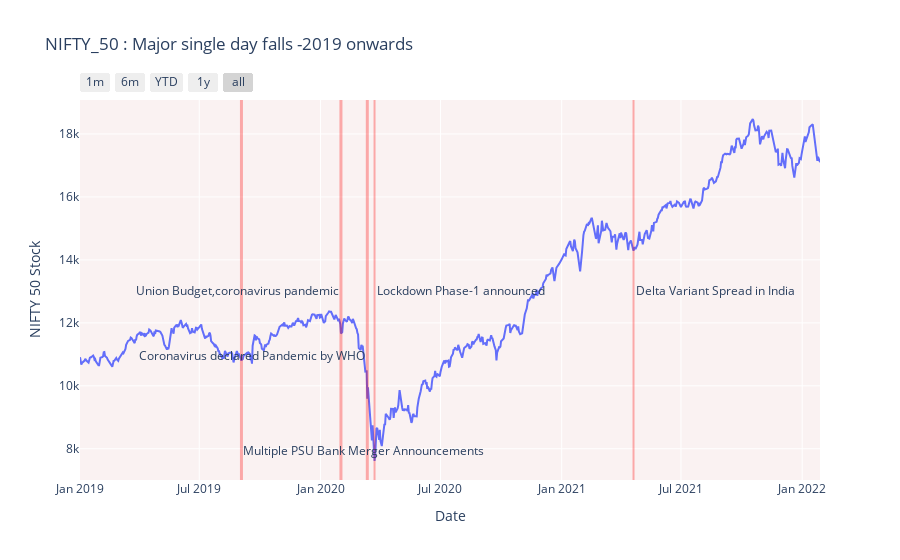

Here is the notebook cell this chart was saved with:
### Code cell
fig = px.line(nifty_50_2019, x='Date', y='Close', title='Time Series with Range Slider and Selectors')

fig.update_xaxes(
    rangeslider_visible=False,
    rangeselector=dict(
        buttons=list([
            dict(count=1, label="1m", step="month", stepmode="backward"),
            dict(count=6, label="6m", step="month", stepmode="backward"),
            dict(count=1, label="YTD", step="year", stepmode="todate"),
            dict(count=1, label="1y", step="year", stepmode="backward"),
            dict(step="all")
        ])
    )
)

fig.update_layout(plot_bgcolor='rgb(250, 242, 242)',
    title='NIFTY_50 : Major single day falls -2019 onwards',
    yaxis_title='NIFTY 50 Stock',
    shapes = [dict(x0='2021-04-20', x1='2021-04-20', y0=0, y1=1, xref='x', yref='paper', line_width=2,opacity=0.3,line_color='red',editable=False),
        dict(x0='2020-03-23', x1='2020-03-23', y0=0, y1=1, xref='x', yref='paper', line_width=2,opacity=0.3,line_color='red',editable=False),
             dict(x0='2019-09-3', x1='2019-09-3', y0=0, y1=1, xref='x', yref='paper',line_width=3,opacity=0.3,line_color='red'),
             dict(x0='2020-02-1', x1='2020-02-1', y0=0, y1=1, xref='x', yref='paper',line_width=3,opacity=0.3,line_color='red'),
             dict(x0='2020-03-12', x1='2020-03-12', y0=0, y1=1, xref='x', yref='paper',line_width=3,opacity=0.3,line_color='red')],
    annotations=[dict(x='2021-04-20', y=0.5, xref='x', yref='paper',
                    showarrow=False, xanchor='left', text='Delta Variant Spread in India'),
        dict(x='2020-03-23', y=0.5, xref='x', yref='paper',
                    showarrow=False, xanchor='left', text='Lockdown Phase-1 announced'),
                dict(x='2019-09-3', y=0.05, xref='x', yref='paper',
                    showarrow=False, xanchor='left', text='Multiple PSU Bank Merger Announcements'),
                dict(x='2020-02-1', y=0.5, xref='x', yref='paper',
                    showarrow=False, xanchor='right', text='Union Budget,coronavirus pandemic'),
                dict(x='2020-03-12', y=0.3, xref='x', yref='paper',
                    showarrow=False, xanchor='right', text='Coronavirus declared Pandemic by WHO')]
)
fig.show()

### Figure 1 — Plotly figure (JSON) as saved in the notebook; plotly's stock layout.template omitted (floating-point values rounded to 4 significant figures; data arrays with more than 128 entries replaced by an {"elided": "..."} marker saying what was removed)
{"data": [{"hovertemplate": "Date=%{x}<br>Close=%{y}<extra></extra>", "legendgroup": "", "line": {"color": "#636efa", "dash": "solid"}, "marker": {"symbol": "circle"}, "mode": "lines", "name": "", "orientation": "v", "showlegend": false, "type": "scatter", "x": {"elided": "764 str values"}, "xaxis": "x", "y": {"elided": "764 float values"}, "yaxis": "y"}], "layout": {"annotations": [{"showarrow": false, "text": "Delta Variant Spread in India", "x": "2021-04-20", "xanchor": "left", "xref": "x", "y": 0.5, "yref": "paper"}, {"showarrow": false, "text": "Lockdown Phase-1 announced", "x": "2020-03-23", "xanchor": "left", "xref": "x", "y": 0.5, "yref": "paper"}, {"showarrow": false, "text": "Multiple PSU Bank Merger Announcements", "x": "2019-09-3", "xanchor": "left", "xref": "x", "y": 0.05, "yref": "paper"}, {"showarrow": false, "text": "Union Budget,coronavirus pandemic", "x": "2020-02-1", "xanchor": "right", "xref": "x", "y": 0.5, "yref": "paper"}, {"showarrow": false, "text": "Coronavirus declared Pandemic by WHO", "x": "2020-03-12", "xanchor": "right", "xref": "x", "y": 0.3, "yref": "paper"}], "legend": {"tracegroupgap": 0}, "plot_bgcolor": "rgb(250, 242, 242)", "shapes": [{"editable": false, "line": {"color": "red", "width": 2}, "opacity": 0.3, "x0": "2021-04-20", "x1": "2021-04-20", "xref": "x", "y0": 0, "y1": 1, "yref": "paper"}, {"editable": false, "line": {"color": "red", "width": 2}, "opacity": 0.3, "x0": "2020-03-23", "x1": "2020-03-23", "xref": "x", "y0": 0, "y1": 1, "yref": "paper"}, {"line": {"color": "red", "width": 3}, "opacity": 0.3, "x0": "2019-09-3", "x1": "2019-09-3", "xref": "x", "y0": 0, "y1": 1, "yref": "paper"}, {"line": {"color": "red", "width": 3}, "opacity": 0.3, "x0": "2020-02-1", "x1": "2020-02-1", "xref": "x", "y0": 0, "y1": 1, "yref": "paper"}, {"line": {"color": "red", "width": 3}, "opacity": 0.3, "x0": "2020-03-12", "x1": "2020-03-12", "xref": "x", "y0": 0, "y1": 1, "yref": "paper"}], "title": {"text": "NIFTY_50 : Major single day falls -2019 onwards"}, "xaxis": {"anchor": "y", "domain": [0, 1], "rangeselector": {"buttons": [{"count": 1, "label": "1m", "step": "month", "stepmode": "backward"}, {"count": 6, "label": "6m", "step": "month", "stepmode": "backward"}, {"count": 1, "label": "YTD", "step": "year", "stepmode": "todate"}, {"count": 1, "label": "1y", "step": "year", "stepmode": "backward"}, {"step": "all"}]}, "rangeslider": {"visible": false}, "title": {"text": "Date"}}, "yaxis": {"anchor": "x", "domain": [0, 1], "title": {"text": "NIFTY 50 Stock"}}}}
